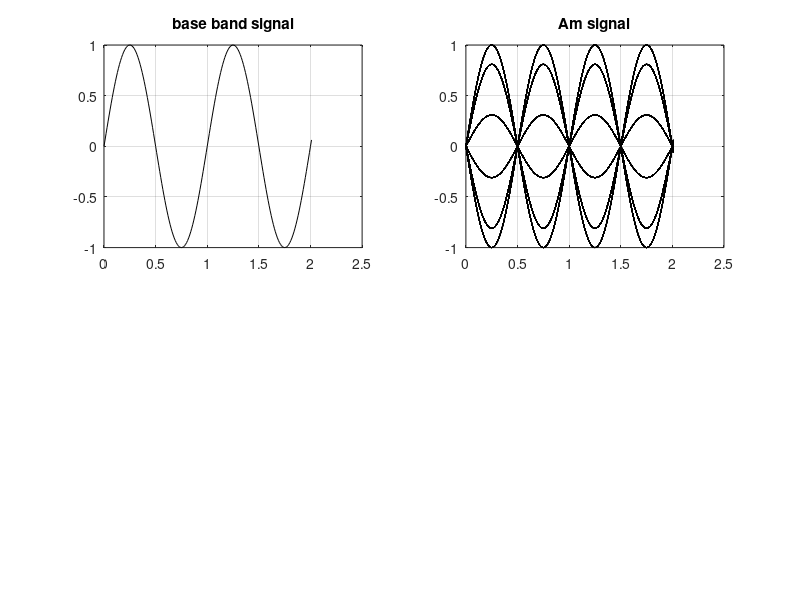

Source code (MATLAB): (Note: this script raises an error after producing the figure.)
%AM modulator and demodulator
Fs=100; %sampling rate of plot
t=[0:2*Fs+1]'/Fs; %#ok<NBRAK>
%time scale 0 0.0100 0.0200 0.0300 0.0400 0.0500 .........2.0100
Fc=10;%carrier frequency
x=sin(2*pi*t); %base band or modulating signal
y=ammod(x,Fc,Fs);
%AM with double sideband suppressed carrier 
subplot(2,2,1)
plot(t,x,'k');%base band signal
title('base band signal');
grid on
subplot(2,2,2)
plot(t,y,'k')%AM signal
title('Am signal');
grid on
z=demod(y,Fc,Fs,'amdsb-sc');%demodulated signal
subplot(2,2,3)
plot(t,z,'k')%demodulated signal
grid on
title('Demodulated signal');
subplot(2,2,4)
spectrum(y)%power spectral density of AM
grid on